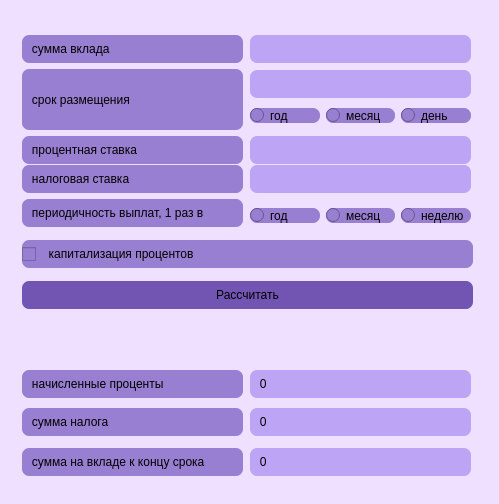
<?xml version="1.0" encoding="UTF-8"?>
<ui version="4.0">
 <class>DepositWindow</class>
 <widget class="QDialog" name="DepositWindow">
  <property name="geometry">
   <rect>
    <x>0</x>
    <y>0</y>
    <width>499</width>
    <height>504</height>
   </rect>
  </property>
  <property name="windowTitle">
   <string>Dialog</string>
  </property>
  <property name="styleSheet">
   <string notr="true">background-color: rgb(239, 224, 255);
border-radius: 20px;</string>
  </property>
  <widget class="QPushButton" name="pushButton">
   <property name="geometry">
    <rect>
     <x>22</x>
     <y>281</y>
     <width>451</width>
     <height>28</height>
    </rect>
   </property>
   <property name="styleSheet">
    <string notr="true">background-color: rgb(114, 84, 179);
border-radius: 7px;</string>
   </property>
   <property name="text">
    <string>Рассчитать</string>
   </property>
  </widget>
  <widget class="QLabel" name="amount_deposit_end_2">
   <property name="geometry">
    <rect>
     <x>250</x>
     <y>448</y>
     <width>221</width>
     <height>28</height>
    </rect>
   </property>
   <property name="styleSheet">
    <string notr="true">background-color: rgb(190, 164, 245);
border-radius: 7px;</string>
   </property>
   <property name="text">
    <string>   0</string>
   </property>
  </widget>
  <widget class="QLabel" name="tax_amount">
   <property name="geometry">
    <rect>
     <x>22</x>
     <y>408</y>
     <width>221</width>
     <height>28</height>
    </rect>
   </property>
   <property name="styleSheet">
    <string notr="true">background-color: rgb(153, 127, 209);
border-radius: 7px;</string>
   </property>
   <property name="text">
    <string>   сумма налога</string>
   </property>
  </widget>
  <widget class="QLabel" name="amount_deposit_end">
   <property name="geometry">
    <rect>
     <x>22</x>
     <y>448</y>
     <width>221</width>
     <height>28</height>
    </rect>
   </property>
   <property name="styleSheet">
    <string notr="true">background-color: rgb(153, 127, 209);
border-radius: 7px;</string>
   </property>
   <property name="text">
    <string>   сумма на вкладе к концу срока</string>
   </property>
  </widget>
  <widget class="QLabel" name="tax_amount_2">
   <property name="geometry">
    <rect>
     <x>250</x>
     <y>408</y>
     <width>221</width>
     <height>28</height>
    </rect>
   </property>
   <property name="styleSheet">
    <string notr="true">background-color: rgb(190, 164, 245);
border-radius: 7px;</string>
   </property>
   <property name="text">
    <string>   0</string>
   </property>
  </widget>
  <widget class="QLabel" name="percent_charges">
   <property name="geometry">
    <rect>
     <x>22</x>
     <y>370</y>
     <width>221</width>
     <height>28</height>
    </rect>
   </property>
   <property name="styleSheet">
    <string notr="true">background-color: rgb(153, 127, 209);
border-radius: 7px;</string>
   </property>
   <property name="text">
    <string>   начисленные проценты</string>
   </property>
  </widget>
  <widget class="QLabel" name="percent_charges_2">
   <property name="geometry">
    <rect>
     <x>250</x>
     <y>370</y>
     <width>221</width>
     <height>28</height>
    </rect>
   </property>
   <property name="styleSheet">
    <string notr="true">background-color: rgb(190, 164, 245);
border-radius: 7px;</string>
   </property>
   <property name="text">
    <string>   0</string>
   </property>
  </widget>
  <widget class="QCheckBox" name="percent_capitalization">
   <property name="geometry">
    <rect>
     <x>22</x>
     <y>240</y>
     <width>451</width>
     <height>28</height>
    </rect>
   </property>
   <property name="styleSheet">
    <string notr="true">background-color: rgb(153, 127, 209);
border-radius: 7px;</string>
   </property>
   <property name="text">
    <string>  капитализация процентов</string>
   </property>
  </widget>
  <widget class="QLabel" name="deposit_sum">
   <property name="geometry">
    <rect>
     <x>22</x>
     <y>35</y>
     <width>221</width>
     <height>28</height>
    </rect>
   </property>
   <property name="styleSheet">
    <string notr="true">background-color: rgb(153, 127, 209);
border-radius: 7px;</string>
   </property>
   <property name="text">
    <string>   сумма вклада</string>
   </property>
  </widget>
  <widget class="QLineEdit" name="deposit_sum_2">
   <property name="geometry">
    <rect>
     <x>250</x>
     <y>35</y>
     <width>221</width>
     <height>28</height>
    </rect>
   </property>
   <property name="styleSheet">
    <string notr="true">background-color: rgb(190, 164, 245);
border-radius: 7px;</string>
   </property>
  </widget>
  <widget class="QLabel" name="placement_period">
   <property name="geometry">
    <rect>
     <x>22</x>
     <y>69</y>
     <width>221</width>
     <height>61</height>
    </rect>
   </property>
   <property name="styleSheet">
    <string notr="true">background-color: rgb(153, 127, 209);
border-radius: 7px;</string>
   </property>
   <property name="text">
    <string>   срок размещения              </string>
   </property>
  </widget>
  <widget class="QLineEdit" name="placement_period_2">
   <property name="geometry">
    <rect>
     <x>250</x>
     <y>70</y>
     <width>221</width>
     <height>28</height>
    </rect>
   </property>
   <property name="styleSheet">
    <string notr="true">background-color: rgb(190, 164, 245);
border-radius: 7px;</string>
   </property>
  </widget>
  <widget class="QLabel" name="percent_rate">
   <property name="geometry">
    <rect>
     <x>22</x>
     <y>136</y>
     <width>221</width>
     <height>28</height>
    </rect>
   </property>
   <property name="styleSheet">
    <string notr="true">background-color: rgb(153, 127, 209);
border-radius: 7px;</string>
   </property>
   <property name="text">
    <string>   процентная ставка</string>
   </property>
  </widget>
  <widget class="QLineEdit" name="percent_rate_2">
   <property name="geometry">
    <rect>
     <x>250</x>
     <y>136</y>
     <width>221</width>
     <height>28</height>
    </rect>
   </property>
   <property name="styleSheet">
    <string notr="true">background-color: rgb(190, 164, 245);
border-radius: 7px;</string>
   </property>
  </widget>
  <widget class="QLabel" name="tax_rate">
   <property name="geometry">
    <rect>
     <x>22</x>
     <y>165</y>
     <width>221</width>
     <height>28</height>
    </rect>
   </property>
   <property name="styleSheet">
    <string notr="true">background-color: rgb(153, 127, 209);
border-radius: 7px;</string>
   </property>
   <property name="text">
    <string>   налоговая ставка</string>
   </property>
  </widget>
  <widget class="QLineEdit" name="tax_rate_2">
   <property name="geometry">
    <rect>
     <x>250</x>
     <y>165</y>
     <width>221</width>
     <height>28</height>
    </rect>
   </property>
   <property name="styleSheet">
    <string notr="true">background-color: rgb(190, 164, 245);
border-radius: 7px;</string>
   </property>
  </widget>
  <widget class="QLabel" name="frequency_payments">
   <property name="geometry">
    <rect>
     <x>22</x>
     <y>199</y>
     <width>221</width>
     <height>28</height>
    </rect>
   </property>
   <property name="styleSheet">
    <string notr="true">background-color: rgb(153, 127, 209);
border-radius: 7px;</string>
   </property>
   <property name="text">
    <string>   периодичность выплат, 1 раз в</string>
   </property>
  </widget>
  <widget class="QWidget" name="layoutWidget">
   <property name="geometry">
    <rect>
     <x>250</x>
     <y>100</y>
     <width>221</width>
     <height>31</height>
    </rect>
   </property>
   <layout class="QGridLayout" name="gridLayout">
    <item row="0" column="0">
     <widget class="QRadioButton" name="year">
      <property name="styleSheet">
       <string notr="true">background-color: rgb(153, 127, 209);
border-radius: 7px;</string>
      </property>
      <property name="text">
       <string>год</string>
      </property>
     </widget>
    </item>
    <item row="0" column="1">
     <widget class="QRadioButton" name="mounth">
      <property name="styleSheet">
       <string notr="true">background-color: rgb(153, 127, 209);
border-radius: 7px;</string>
      </property>
      <property name="text">
       <string>месяц</string>
      </property>
     </widget>
    </item>
    <item row="0" column="2">
     <widget class="QRadioButton" name="days">
      <property name="styleSheet">
       <string notr="true">background-color: rgb(153, 127, 209);
border-radius: 7px;</string>
      </property>
      <property name="text">
       <string>день</string>
      </property>
     </widget>
    </item>
   </layout>
  </widget>
  <widget class="QWidget" name="layoutWidget">
   <property name="geometry">
    <rect>
     <x>250</x>
     <y>200</y>
     <width>221</width>
     <height>31</height>
    </rect>
   </property>
   <layout class="QGridLayout" name="gridLayout_2">
    <item row="0" column="0">
     <widget class="QRadioButton" name="in_year">
      <property name="styleSheet">
       <string notr="true">background-color: rgb(153, 127, 209);
border-radius: 7px;</string>
      </property>
      <property name="text">
       <string>год</string>
      </property>
     </widget>
    </item>
    <item row="0" column="1">
     <widget class="QRadioButton" name="in_mounth">
      <property name="styleSheet">
       <string notr="true">background-color: rgb(153, 127, 209);
border-radius: 7px;</string>
      </property>
      <property name="text">
       <string>месяц</string>
      </property>
     </widget>
    </item>
    <item row="0" column="2">
     <widget class="QRadioButton" name="in_weeks">
      <property name="styleSheet">
       <string notr="true">background-color: rgb(153, 127, 209);
border-radius: 7px;</string>
      </property>
      <property name="text">
       <string>неделю</string>
      </property>
     </widget>
    </item>
   </layout>
  </widget>
 </widget>
 <resources/>
 <connections/>
</ui>
